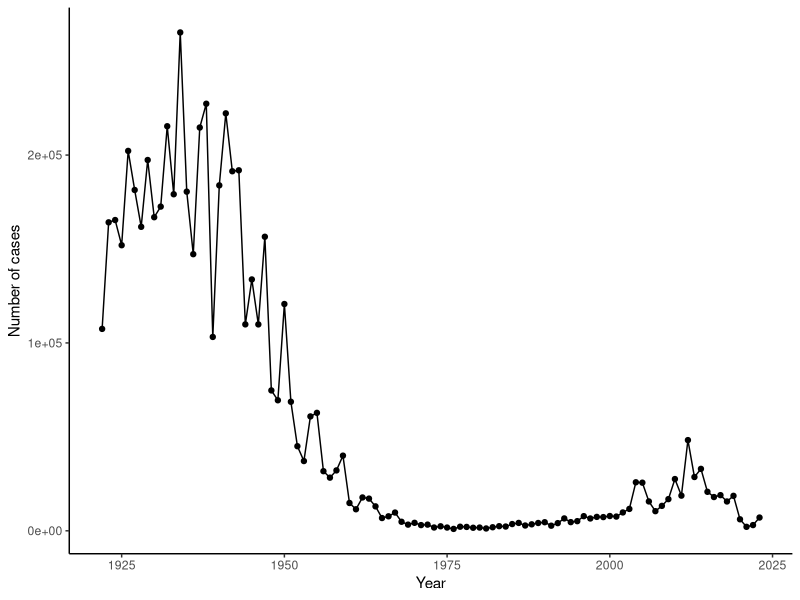
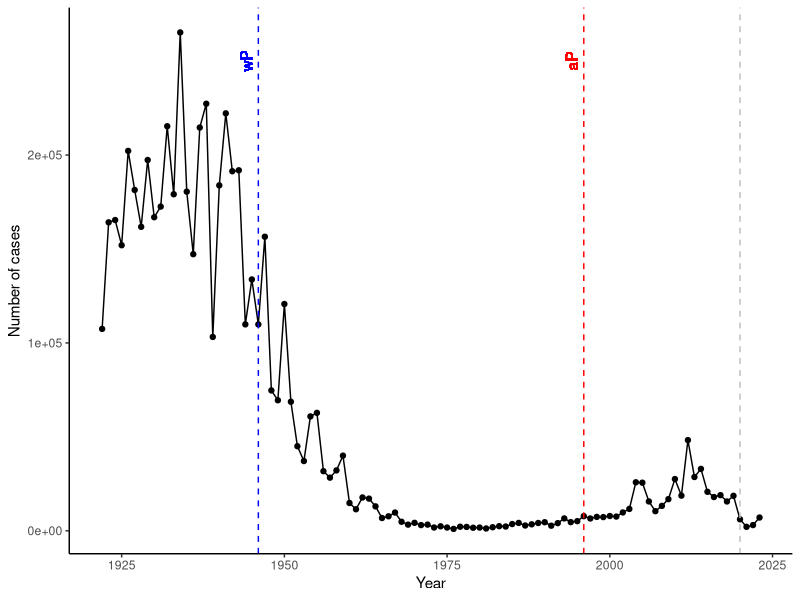

Source code (R) for these figures, in order: (Note: this script raises an error after producing the figures.)
## ---- chunk 1
cdc <- data.frame(
                                 year = c(1922L,1923L,1924L,1925L,
                                          1926L,1927L,1928L,1929L,1930L,1931L,
                                          1932L,1933L,1934L,1935L,1936L,
                                          1937L,1938L,1939L,1940L,1941L,1942L,
                                          1943L,1944L,1945L,1946L,1947L,
                                          1948L,1949L,1950L,1951L,1952L,
                                          1953L,1954L,1955L,1956L,1957L,1958L,
                                          1959L,1960L,1961L,1962L,1963L,
                                          1964L,1965L,1966L,1967L,1968L,1969L,
                                          1970L,1971L,1972L,1973L,1974L,
                                          1975L,1976L,1977L,1978L,1979L,1980L,
                                          1981L,1982L,1983L,1984L,1985L,
                                          1986L,1987L,1988L,1989L,1990L,
                                          1991L,1992L,1993L,1994L,1995L,1996L,
                                          1997L,1998L,1999L,2000L,2001L,
                                          2002L,2003L,2004L,2005L,2006L,2007L,
                                          2008L,2009L,2010L,2011L,2012L,
                                          2013L,2014L,2015L,2016L,2017L,2018L,
                                          2019L,2020L,2021L,2022L,2023L),
         cases = c(107473,164191,165418,152003,
                                          202210,181411,161799,197371,
                                          166914,172559,215343,179135,265269,
                                          180518,147237,214652,227319,103188,
                                          183866,222202,191383,191890,109873,
                                          133792,109860,156517,74715,69479,
                                          120718,68687,45030,37129,60886,
                                          62786,31732,28295,32148,40005,
                                          14809,11468,17749,17135,13005,6799,
                                          7717,9718,4810,3285,4249,3036,
                                          3287,1759,2402,1738,1010,2177,2063,
                                          1623,1730,1248,1895,2463,2276,
                                          3589,4195,2823,3450,4157,4570,
                                          2719,4083,6586,4617,5137,7796,6564,
                                          7405,7298,7867,7580,9771,11647,
                                          25827,25616,15632,10454,13278,
                                          16858,27550,18719,48277,28639,32971,
                                          20762,17972,18975,15609,18617,
                                          6124,2116,3044,7063)
       )
## ---- chunk 2
library(ggplot2)

cdcgraph <- ggplot(cdc) +
  aes(year, cases) +
  geom_point() +
  geom_line() +
  labs(x="Year",y="Number of cases") +
  theme_classic()

cdcgraph
## ---- chunk 3
cdcgraph +
  geom_vline(xintercept = 1946, linetype="dashed", color = "blue") +
  geom_vline(xintercept = 1996, linetype="dashed", color = "red") +
  geom_vline(xintercept = 2020, linetype="dashed", color = "grey") +
  geom_text(aes(x=1946, y=250000, label="wP"), 
            angle=90, vjust = -0.5, color="blue") +
  geom_text(aes(x=1996, y=250000, label="aP"), 
            angle=90, vjust = -0.5, color="red")
## ---- chunk 4
library(jsonlite)
subject <- read_json("https://www.cmi-pb.org/api/subject", simplifyVector = TRUE) 
head(subject, 3)
## ---- chunk 5
table(subject$infancy_vac)
subject$infancy_vac
## ---- chunk 6
table(subject$biological_sex)
## ---- chunk 7
table(subject$race, subject$biological_sex)
## ---- chunk 8
library(jsonlite)
specimen <- read_json("https://www.cmi-pb.org/api/v5_1/specimen", simplifyVector = TRUE)
ab_titer <- read_json("https://www.cmi-pb.org/api/v5_1/plasma_ab_titer",simplifyVector = TRUE)
## ---- chunk 9
library(dplyr)

meta <- inner_join(subject, specimen)

head(meta)
## ---- chunk 10
ab_data <- inner_join(meta,ab_titer)
head(ab_data)
## ---- chunk 11
head(ab_data$isotype)
## ---- chunk 12
unique(ab_data$antigen)

## ---- chunk 13
ggplot(ab_data) +
  aes(MFI,antigen) +
  geom_boxplot() +
  theme_classic()
## ---- chunk 14
ab_data |>
  filter(isotype == "IgG") -> igg_data
igg_data
## ---- chunk 15
igg_dataplot <- ggplot(igg_data) +
  aes(x=MFI_normalised, y=antigen) +
  geom_boxplot() +
  theme_classic()
igg_dataplot
## ---- chunk 16
igg_dataplot +
  aes(color=infancy_vac)
## ---- chunk 17
igg_dataplot +
  aes(color=infancy_vac) +
  facet_wrap(~infancy_vac)
## ---- chunk 18
igg_data |>
  filter(visit %in% 1:8) |>
  ggplot() +
    aes(x=MFI_normalised,y=antigen,color=infancy_vac) +
    facet_wrap(~visit) +
    geom_boxplot() +
    theme_classic()
## ---- chunk 19
pt <- igg_data |>
  filter(antigen == "PT") |>
  filter(dataset == "2021_dataset")

pt
## ---- chunk 20
pt |>
  ggplot() +
    aes(planned_day_relative_to_boost,
        MFI_normalised, 
        color=infancy_vac, 
        group=subject_id) +
    geom_point() +
    geom_line() +
    theme_classic() +
    geom_vline(xintercept =14, col="darkgreen") +
    labs(x="Days post booster", y="Normalized MFI for PT IgG")
## ---- chunk 21
sessionInfo()
